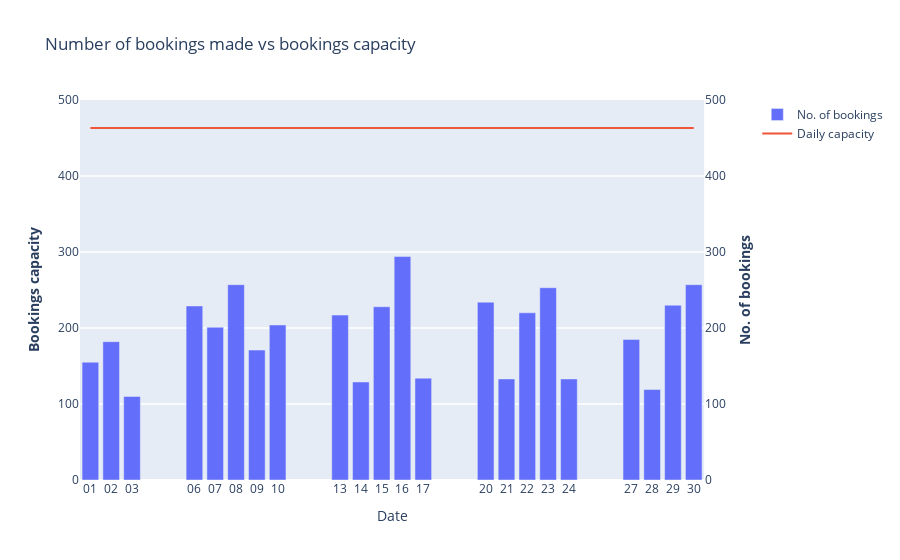
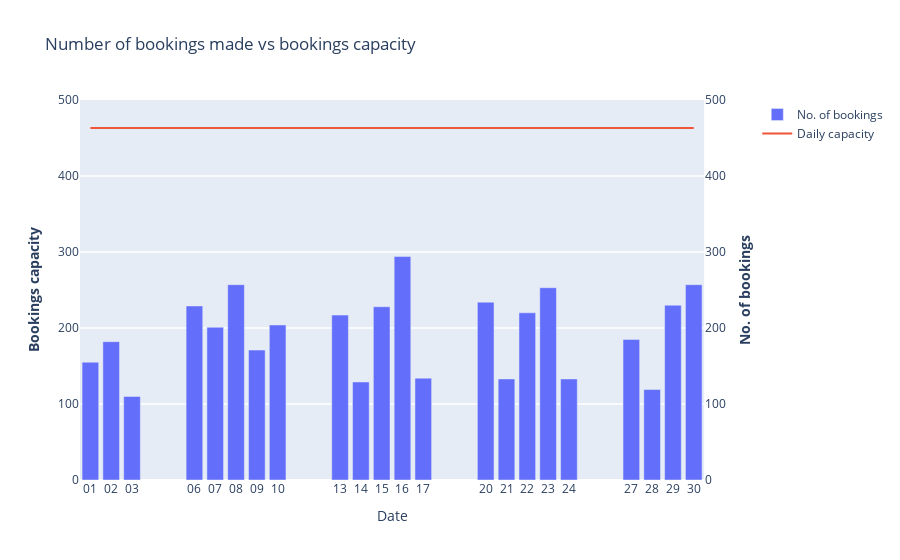
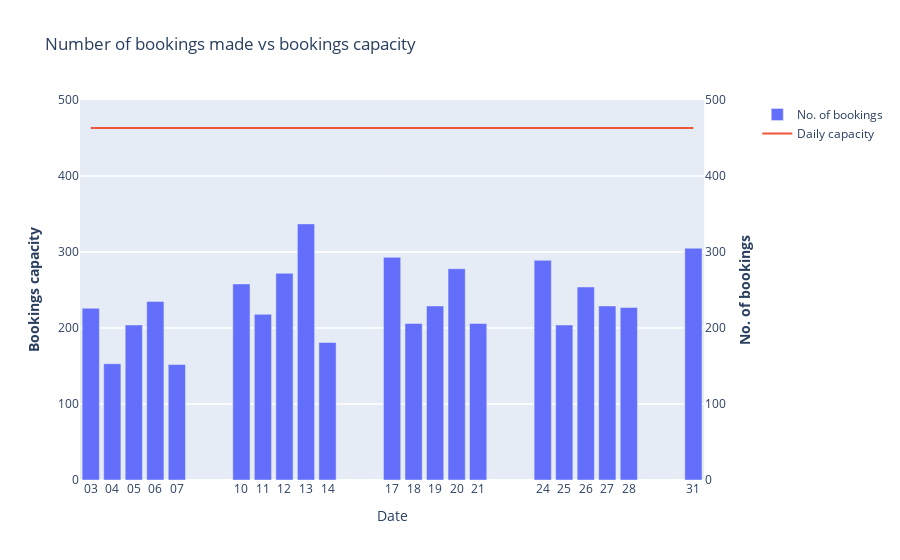
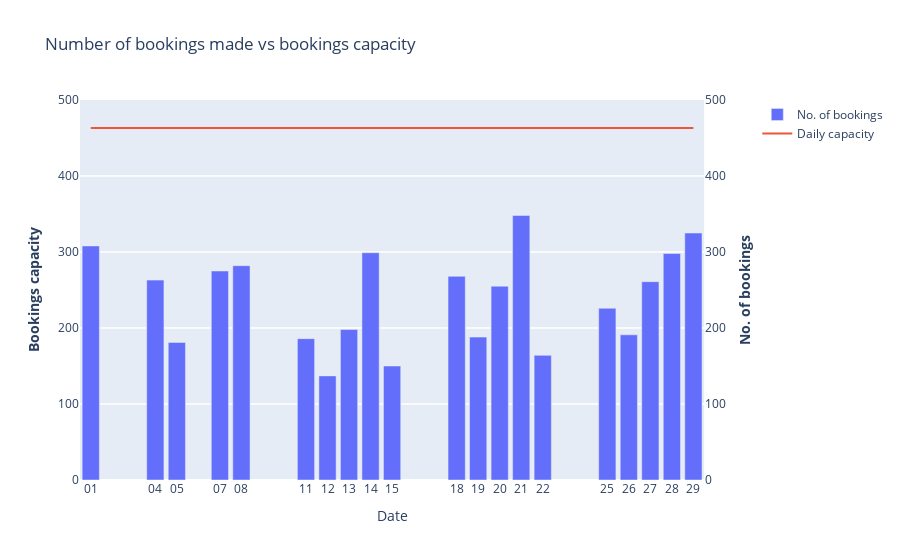

The notebook cell saved with these charts, in order:
### Code cell
app = dash.Dash(__name__)

#-----------------------------------------

Main_dataset_amended_details=Main_dataset_amended[
    [
        'Booking_date',
        'Booking_month',
        'Booking_dayofweek',
        'Borough name',
        'Type of vehicle',
        'Transport type',
        'Registration plate',
        'ClosureReason',
        'ClosureReason',
    ]
]

Capacity_dataset_amended

#--------------------------------------------
#App layout

app.layout = html.Div([

    html.H1("Booking system dashboard - Financial year 2023-2024", style={'text-align':'center'}),

    dcc.Dropdown(id="slct_month",
                 options=[
                     {"label":"April-23", "value": "April"},
                     {"label":"May-23", "value":"May"},
                     {"label":"Jun-23", "value":"June"},
                     {"label":"Jul-23", "value":"July"},
                     {"label":"Aug-23", "value":"August"},
                     {"label":"Sep-23", "value":"September"},
                     {"label":"Oct-23", "value":"October"},
                     {"label":"Nov-23", "value":"November"},
                     {"label":"Dec-23", "value":"December"},
                     {"label":"Jan-24", "value":"January"},
                     {"label":"Feb-24", "value":"February"},
                     {"label":"Mar-24", "value":"March"}],
                multi=False,
                value= "April",
                style = {'width':"40%"}
                 ),
    
    html.Div(id='output_container',children=[]),
    html.Br(),

    dcc.Graph(id='chart1',figure={})

])

#--------------------------------------------------------------------
#Connect the Plotly graphs with Dash Components
@app.callback(
    [Output(component_id='output_container',component_property='children'),
     Output(component_id='chart1',component_property='figure')],
    [Input(component_id='slct_month', component_property='value')]
)

def update_graphs(option_slctd): #atm, we only have one input, so only one argument
    print(option_slctd)
    print(type(option_slctd))

    container = "The year chosen by user was: {}".format(option_slctd)

    Booking_capacity = Capacity_dataset_amended.copy()
    Booking_capacity = Booking_capacity[Booking_capacity['Booking_month'] == option_slctd]

    # Ensure 'Booking_date' is in datetime format and sort by 'Booking_date'

    Booking_capacity['Booking_date'] = pd.to_datetime(Booking_capacity['Booking_date'],format='%d/%m/%Y', dayfirst=True)

    #Group total spaces and total bookings data by Booking_date

    dff_capacity_grouped = Booking_capacity.groupby('Booking_date').sum('Total spaces')
    dff_total_bookings = Booking_capacity.groupby('Booking_date').sum('Total booked')
    
    #Create figure with secondary y-axis
    fig = make_subplots(specs=[[{"secondary_y": True}]])

    # Add traces

    fig.add_trace(
        go.Bar(
            x=dff_total_bookings.index,
            y=dff_total_bookings['Total booked'],
            name='No. of bookings'
        ),
        secondary_y=False
    )
    fig.add_trace(
        go.Scatter(
            x=dff_capacity_grouped.index,
            y=dff_capacity_grouped['Total spaces'],
            name='Daily capacity',
            ),
        secondary_y=True
    )

    #Add figure title
    fig.update_layout(
        title_text="Number of bookings made vs bookings capacity"
    )

    # Set x-axis title
    fig.update_xaxes(title_text="Date")

    # Set y-axes titles
    fig.update_yaxes(title_text="<b>Bookings capacity</b>", secondary_y=False)
    fig.update_yaxes(title_text="<b>No. of bookings</b>", secondary_y=True)
    fig.update_yaxes(range = [0,500])
    fig.update_xaxes(
        tickformat='%d',
        tickmode='array',
        tickvals=Booking_capacity['Booking_date']

    )
    fig.show()

    return container, fig
#--------------------------------------------------------------------

if __name__=='__main__':
    app.run_server(debug=True)

### Figure 1 — Plotly figure (JSON) as saved in the notebook; plotly's stock layout.template omitted (floating-point values rounded to 4 significant figures)
{"data": [{"name": "No. of bookings", "type": "bar", "x": ["2023-04-01T00:00:00", "2023-04-02T00:00:00", "2023-04-03T00:00:00", "2023-04-06T00:00:00", "2023-04-07T00:00:00", "2023-04-08T00:00:00", "2023-04-09T00:00:00", "2023-04-10T00:00:00", "2023-04-13T00:00:00", "2023-04-14T00:00:00", "2023-04-15T00:00:00", "2023-04-16T00:00:00", "2023-04-17T00:00:00", "2023-04-20T00:00:00", "2023-04-21T00:00:00", "2023-04-22T00:00:00", "2023-04-23T00:00:00", "2023-04-24T00:00:00", "2023-04-27T00:00:00", "2023-04-28T00:00:00", "2023-04-29T00:00:00", "2023-04-30T00:00:00"], "xaxis": "x", "y": [155, 182, 110, 229, 201, 257, 171, 204, 217, 129, 228, 294, 134, 234, 133, 220, 253, 133, 185, 119, 230, 257], "yaxis": "y"}, {"name": "Daily capacity", "type": "scatter", "x": ["2023-04-01T00:00:00", "2023-04-02T00:00:00", "2023-04-03T00:00:00", "2023-04-06T00:00:00", "2023-04-07T00:00:00", "2023-04-08T00:00:00", "2023-04-09T00:00:00", "2023-04-10T00:00:00", "2023-04-13T00:00:00", "2023-04-14T00:00:00", "2023-04-15T00:00:00", "2023-04-16T00:00:00", "2023-04-17T00:00:00", "2023-04-20T00:00:00", "2023-04-21T00:00:00", "2023-04-22T00:00:00", "2023-04-23T00:00:00", "2023-04-24T00:00:00", "2023-04-27T00:00:00", "2023-04-28T00:00:00", "2023-04-29T00:00:00", "2023-04-30T00:00:00"], "xaxis": "x", "y": [463, 463, 463, 463, 463, 463, 463, 463, 463, 463, 463, 463, 463, 463, 463, 463, 463, 463, 463, 463, 463, 463], "yaxis": "y2"}], "layout": {"title": {"text": "Number of bookings made vs bookings capacity"}, "xaxis": {"anchor": "y", "domain": [0, 0.94], "tickformat": "%d", "tickmode": "array", "tickvals": ["2023-04-01T00:00:00", "2023-04-01T00:00:00", "2023-04-01T00:00:00", "2023-04-02T00:00:00", "2023-04-02T00:00:00", "2023-04-02T00:00:00", "2023-04-03T00:00:00", "2023-04-03T00:00:00", "2023-04-03T00:00:00", "2023-04-06T00:00:00", "2023-04-06T00:00:00", "2023-04-06T00:00:00", "2023-04-07T00:00:00", "2023-04-07T00:00:00", "2023-04-07T00:00:00", "2023-04-08T00:00:00", "2023-04-08T00:00:00", "2023-04-08T00:00:00", "2023-04-09T00:00:00", "2023-04-09T00:00:00", "2023-04-09T00:00:00", "2023-04-10T00:00:00", "2023-04-10T00:00:00", "2023-04-10T00:00:00", "2023-04-13T00:00:00", "2023-04-13T00:00:00", "2023-04-13T00:00:00", "2023-04-14T00:00:00", "2023-04-14T00:00:00", "2023-04-14T00:00:00", "2023-04-15T00:00:00", "2023-04-15T00:00:00", "2023-04-15T00:00:00", "2023-04-16T00:00:00", "2023-04-16T00:00:00", "2023-04-16T00:00:00", "2023-04-17T00:00:00", "2023-04-17T00:00:00", "2023-04-17T00:00:00", "2023-04-20T00:00:00", "2023-04-20T00:00:00", "2023-04-20T00:00:00", "2023-04-21T00:00:00", "2023-04-21T00:00:00", "2023-04-21T00:00:00", "2023-04-22T00:00:00", "2023-04-22T00:00:00", "2023-04-22T00:00:00", "2023-04-23T00:00:00", "2023-04-23T00:00:00", "2023-04-23T00:00:00", "2023-04-24T00:00:00", "2023-04-24T00:00:00", "2023-04-24T00:00:00", "2023-04-27T00:00:00", "2023-04-27T00:00:00", "2023-04-27T00:00:00", "2023-04-28T00:00:00", "2023-04-28T00:00:00", "2023-04-28T00:00:00", "2023-04-29T00:00:00", "2023-04-29T00:00:00", "2023-04-29T00:00:00", "2023-04-30T00:00:00", "2023-04-30T00:00:00", "2023-04-30T00:00:00"], "title": {"text": "Date"}}, "yaxis": {"anchor": "x", "domain": [0, 1], "range": [0, 500], "title": {"text": "<b>Bookings capacity</b>"}}, "yaxis2": {"anchor": "x", "overlaying": "y", "range": [0, 500], "side": "right", "title": {"text": "<b>No. of bookings</b>"}}}}

### Figure 2 — Plotly figure (JSON) as saved in the notebook; plotly's stock layout.template omitted (floating-point values rounded to 4 significant figures)
{"data": [{"name": "No. of bookings", "type": "bar", "x": ["2023-04-01T00:00:00", "2023-04-02T00:00:00", "2023-04-03T00:00:00", "2023-04-06T00:00:00", "2023-04-07T00:00:00", "2023-04-08T00:00:00", "2023-04-09T00:00:00", "2023-04-10T00:00:00", "2023-04-13T00:00:00", "2023-04-14T00:00:00", "2023-04-15T00:00:00", "2023-04-16T00:00:00", "2023-04-17T00:00:00", "2023-04-20T00:00:00", "2023-04-21T00:00:00", "2023-04-22T00:00:00", "2023-04-23T00:00:00", "2023-04-24T00:00:00", "2023-04-27T00:00:00", "2023-04-28T00:00:00", "2023-04-29T00:00:00", "2023-04-30T00:00:00"], "xaxis": "x", "y": [155, 182, 110, 229, 201, 257, 171, 204, 217, 129, 228, 294, 134, 234, 133, 220, 253, 133, 185, 119, 230, 257], "yaxis": "y"}, {"name": "Daily capacity", "type": "scatter", "x": ["2023-04-01T00:00:00", "2023-04-02T00:00:00", "2023-04-03T00:00:00", "2023-04-06T00:00:00", "2023-04-07T00:00:00", "2023-04-08T00:00:00", "2023-04-09T00:00:00", "2023-04-10T00:00:00", "2023-04-13T00:00:00", "2023-04-14T00:00:00", "2023-04-15T00:00:00", "2023-04-16T00:00:00", "2023-04-17T00:00:00", "2023-04-20T00:00:00", "2023-04-21T00:00:00", "2023-04-22T00:00:00", "2023-04-23T00:00:00", "2023-04-24T00:00:00", "2023-04-27T00:00:00", "2023-04-28T00:00:00", "2023-04-29T00:00:00", "2023-04-30T00:00:00"], "xaxis": "x", "y": [463, 463, 463, 463, 463, 463, 463, 463, 463, 463, 463, 463, 463, 463, 463, 463, 463, 463, 463, 463, 463, 463], "yaxis": "y2"}], "layout": {"title": {"text": "Number of bookings made vs bookings capacity"}, "xaxis": {"anchor": "y", "domain": [0, 0.94], "tickformat": "%d", "tickmode": "array", "tickvals": ["2023-04-01T00:00:00", "2023-04-01T00:00:00", "2023-04-01T00:00:00", "2023-04-02T00:00:00", "2023-04-02T00:00:00", "2023-04-02T00:00:00", "2023-04-03T00:00:00", "2023-04-03T00:00:00", "2023-04-03T00:00:00", "2023-04-06T00:00:00", "2023-04-06T00:00:00", "2023-04-06T00:00:00", "2023-04-07T00:00:00", "2023-04-07T00:00:00", "2023-04-07T00:00:00", "2023-04-08T00:00:00", "2023-04-08T00:00:00", "2023-04-08T00:00:00", "2023-04-09T00:00:00", "2023-04-09T00:00:00", "2023-04-09T00:00:00", "2023-04-10T00:00:00", "2023-04-10T00:00:00", "2023-04-10T00:00:00", "2023-04-13T00:00:00", "2023-04-13T00:00:00", "2023-04-13T00:00:00", "2023-04-14T00:00:00", "2023-04-14T00:00:00", "2023-04-14T00:00:00", "2023-04-15T00:00:00", "2023-04-15T00:00:00", "2023-04-15T00:00:00", "2023-04-16T00:00:00", "2023-04-16T00:00:00", "2023-04-16T00:00:00", "2023-04-17T00:00:00", "2023-04-17T00:00:00", "2023-04-17T00:00:00", "2023-04-20T00:00:00", "2023-04-20T00:00:00", "2023-04-20T00:00:00", "2023-04-21T00:00:00", "2023-04-21T00:00:00", "2023-04-21T00:00:00", "2023-04-22T00:00:00", "2023-04-22T00:00:00", "2023-04-22T00:00:00", "2023-04-23T00:00:00", "2023-04-23T00:00:00", "2023-04-23T00:00:00", "2023-04-24T00:00:00", "2023-04-24T00:00:00", "2023-04-24T00:00:00", "2023-04-27T00:00:00", "2023-04-27T00:00:00", "2023-04-27T00:00:00", "2023-04-28T00:00:00", "2023-04-28T00:00:00", "2023-04-28T00:00:00", "2023-04-29T00:00:00", "2023-04-29T00:00:00", "2023-04-29T00:00:00", "2023-04-30T00:00:00", "2023-04-30T00:00:00", "2023-04-30T00:00:00"], "title": {"text": "Date"}}, "yaxis": {"anchor": "x", "domain": [0, 1], "range": [0, 500], "title": {"text": "<b>Bookings capacity</b>"}}, "yaxis2": {"anchor": "x", "overlaying": "y", "range": [0, 500], "side": "right", "title": {"text": "<b>No. of bookings</b>"}}}}

### Figure 3 — Plotly figure (JSON) as saved in the notebook; plotly's stock layout.template omitted (floating-point values rounded to 4 significant figures)
{"data": [{"name": "No. of bookings", "type": "bar", "x": ["2023-08-03T00:00:00", "2023-08-04T00:00:00", "2023-08-05T00:00:00", "2023-08-06T00:00:00", "2023-08-07T00:00:00", "2023-08-10T00:00:00", "2023-08-11T00:00:00", "2023-08-12T00:00:00", "2023-08-13T00:00:00", "2023-08-14T00:00:00", "2023-08-17T00:00:00", "2023-08-18T00:00:00", "2023-08-19T00:00:00", "2023-08-20T00:00:00", "2023-08-21T00:00:00", "2023-08-24T00:00:00", "2023-08-25T00:00:00", "2023-08-26T00:00:00", "2023-08-27T00:00:00", "2023-08-28T00:00:00", "2023-08-31T00:00:00"], "xaxis": "x", "y": [226, 153, 204, 235, 152, 258, 218, 272, 337, 181, 293, 206, 229, 278, 206, 289, 204, 254, 229, 227, 305], "yaxis": "y"}, {"name": "Daily capacity", "type": "scatter", "x": ["2023-08-03T00:00:00", "2023-08-04T00:00:00", "2023-08-05T00:00:00", "2023-08-06T00:00:00", "2023-08-07T00:00:00", "2023-08-10T00:00:00", "2023-08-11T00:00:00", "2023-08-12T00:00:00", "2023-08-13T00:00:00", "2023-08-14T00:00:00", "2023-08-17T00:00:00", "2023-08-18T00:00:00", "2023-08-19T00:00:00", "2023-08-20T00:00:00", "2023-08-21T00:00:00", "2023-08-24T00:00:00", "2023-08-25T00:00:00", "2023-08-26T00:00:00", "2023-08-27T00:00:00", "2023-08-28T00:00:00", "2023-08-31T00:00:00"], "xaxis": "x", "y": [463, 463, 463, 463, 463, 463, 463, 463, 463, 463, 463, 463, 463, 463, 463, 463, 463, 463, 463, 463, 463], "yaxis": "y2"}], "layout": {"title": {"text": "Number of bookings made vs bookings capacity"}, "xaxis": {"anchor": "y", "domain": [0, 0.94], "tickformat": "%d", "tickmode": "array", "tickvals": ["2023-08-03T00:00:00", "2023-08-03T00:00:00", "2023-08-03T00:00:00", "2023-08-04T00:00:00", "2023-08-04T00:00:00", "2023-08-04T00:00:00", "2023-08-05T00:00:00", "2023-08-05T00:00:00", "2023-08-05T00:00:00", "2023-08-06T00:00:00", "2023-08-06T00:00:00", "2023-08-06T00:00:00", "2023-08-07T00:00:00", "2023-08-07T00:00:00", "2023-08-07T00:00:00", "2023-08-10T00:00:00", "2023-08-10T00:00:00", "2023-08-10T00:00:00", "2023-08-11T00:00:00", "2023-08-11T00:00:00", "2023-08-11T00:00:00", "2023-08-12T00:00:00", "2023-08-12T00:00:00", "2023-08-12T00:00:00", "2023-08-13T00:00:00", "2023-08-13T00:00:00", "2023-08-13T00:00:00", "2023-08-14T00:00:00", "2023-08-14T00:00:00", "2023-08-14T00:00:00", "2023-08-17T00:00:00", "2023-08-17T00:00:00", "2023-08-17T00:00:00", "2023-08-18T00:00:00", "2023-08-18T00:00:00", "2023-08-18T00:00:00", "2023-08-19T00:00:00", "2023-08-19T00:00:00", "2023-08-19T00:00:00", "2023-08-20T00:00:00", "2023-08-20T00:00:00", "2023-08-20T00:00:00", "2023-08-21T00:00:00", "2023-08-21T00:00:00", "2023-08-21T00:00:00", "2023-08-24T00:00:00", "2023-08-24T00:00:00", "2023-08-24T00:00:00", "2023-08-25T00:00:00", "2023-08-25T00:00:00", "2023-08-25T00:00:00", "2023-08-26T00:00:00", "2023-08-26T00:00:00", "2023-08-26T00:00:00", "2023-08-27T00:00:00", "2023-08-27T00:00:00", "2023-08-27T00:00:00", "2023-08-28T00:00:00", "2023-08-28T00:00:00", "2023-08-28T00:00:00", "2023-08-31T00:00:00", "2023-08-31T00:00:00", "2023-08-31T00:00:00"], "title": {"text": "Date"}}, "yaxis": {"anchor": "x", "domain": [0, 1], "range": [0, 500], "title": {"text": "<b>Bookings capacity</b>"}}, "yaxis2": {"anchor": "x", "overlaying": "y", "range": [0, 500], "side": "right", "title": {"text": "<b>No. of bookings</b>"}}}}

### Figure 4 — Plotly figure (JSON) as saved in the notebook; plotly's stock layout.template omitted (floating-point values rounded to 4 significant figures)
{"data": [{"name": "No. of bookings", "type": "bar", "x": ["2023-05-01T00:00:00", "2023-05-04T00:00:00", "2023-05-05T00:00:00", "2023-05-07T00:00:00", "2023-05-08T00:00:00", "2023-05-11T00:00:00", "2023-05-12T00:00:00", "2023-05-13T00:00:00", "2023-05-14T00:00:00", "2023-05-15T00:00:00", "2023-05-18T00:00:00", "2023-05-19T00:00:00", "2023-05-20T00:00:00", "2023-05-21T00:00:00", "2023-05-22T00:00:00", "2023-05-25T00:00:00", "2023-05-26T00:00:00", "2023-05-27T00:00:00", "2023-05-28T00:00:00", "2023-05-29T00:00:00"], "xaxis": "x", "y": [308, 263, 181, 275, 282, 186, 137, 198, 299, 150, 268, 188, 255, 348, 164, 226, 191, 261, 298, 325], "yaxis": "y"}, {"name": "Daily capacity", "type": "scatter", "x": ["2023-05-01T00:00:00", "2023-05-04T00:00:00", "2023-05-05T00:00:00", "2023-05-07T00:00:00", "2023-05-08T00:00:00", "2023-05-11T00:00:00", "2023-05-12T00:00:00", "2023-05-13T00:00:00", "2023-05-14T00:00:00", "2023-05-15T00:00:00", "2023-05-18T00:00:00", "2023-05-19T00:00:00", "2023-05-20T00:00:00", "2023-05-21T00:00:00", "2023-05-22T00:00:00", "2023-05-25T00:00:00", "2023-05-26T00:00:00", "2023-05-27T00:00:00", "2023-05-28T00:00:00", "2023-05-29T00:00:00"], "xaxis": "x", "y": [463, 463, 463, 463, 463, 463, 463, 463, 463, 463, 463, 463, 463, 463, 463, 463, 463, 463, 463, 463], "yaxis": "y2"}], "layout": {"title": {"text": "Number of bookings made vs bookings capacity"}, "xaxis": {"anchor": "y", "domain": [0, 0.94], "tickformat": "%d", "tickmode": "array", "tickvals": ["2023-05-01T00:00:00", "2023-05-01T00:00:00", "2023-05-01T00:00:00", "2023-05-04T00:00:00", "2023-05-04T00:00:00", "2023-05-04T00:00:00", "2023-05-05T00:00:00", "2023-05-05T00:00:00", "2023-05-05T00:00:00", "2023-05-07T00:00:00", "2023-05-07T00:00:00", "2023-05-07T00:00:00", "2023-05-08T00:00:00", "2023-05-08T00:00:00", "2023-05-08T00:00:00", "2023-05-11T00:00:00", "2023-05-11T00:00:00", "2023-05-11T00:00:00", "2023-05-12T00:00:00", "2023-05-12T00:00:00", "2023-05-12T00:00:00", "2023-05-13T00:00:00", "2023-05-13T00:00:00", "2023-05-13T00:00:00", "2023-05-14T00:00:00", "2023-05-14T00:00:00", "2023-05-14T00:00:00", "2023-05-15T00:00:00", "2023-05-15T00:00:00", "2023-05-15T00:00:00", "2023-05-18T00:00:00", "2023-05-18T00:00:00", "2023-05-18T00:00:00", "2023-05-19T00:00:00", "2023-05-19T00:00:00", "2023-05-19T00:00:00", "2023-05-20T00:00:00", "2023-05-20T00:00:00", "2023-05-20T00:00:00", "2023-05-21T00:00:00", "2023-05-21T00:00:00", "2023-05-21T00:00:00", "2023-05-22T00:00:00", "2023-05-22T00:00:00", "2023-05-22T00:00:00", "2023-05-25T00:00:00", "2023-05-25T00:00:00", "2023-05-25T00:00:00", "2023-05-26T00:00:00", "2023-05-26T00:00:00", "2023-05-26T00:00:00", "2023-05-27T00:00:00", "2023-05-27T00:00:00", "2023-05-27T00:00:00", "2023-05-28T00:00:00", "2023-05-28T00:00:00", "2023-05-28T00:00:00", "2023-05-29T00:00:00", "2023-05-29T00:00:00", "2023-05-29T00:00:00"], "title": {"text": "Date"}}, "yaxis": {"anchor": "x", "domain": [0, 1], "range": [0, 500], "title": {"text": "<b>Bookings capacity</b>"}}, "yaxis2": {"anchor": "x", "overlaying": "y", "range": [0, 500], "side": "right", "title": {"text": "<b>No. of bookings</b>"}}}}
